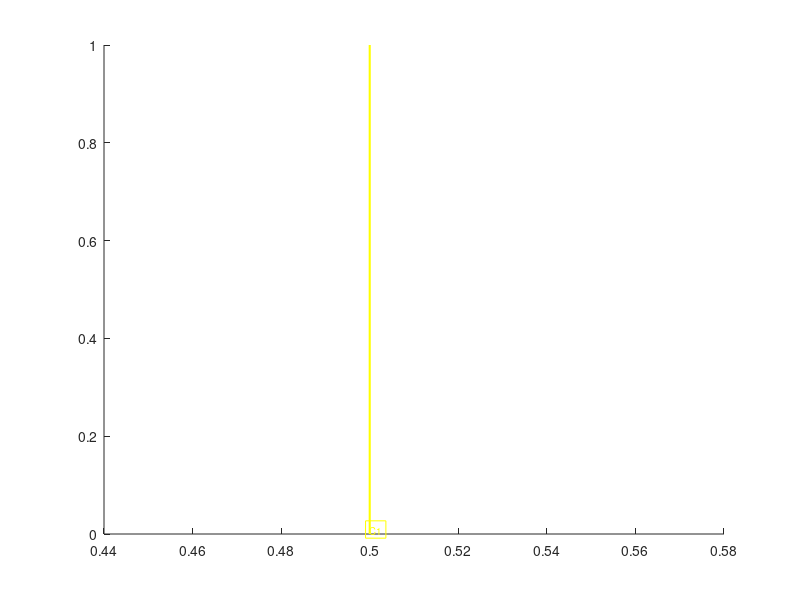

The MATLAB source for this figure: (Note: this script raises an error after producing the figure.)
function NumberOfCursor=CreateCursor(fhandle, NumberOfCursor, AxesList, UserFunction)
% scCreateCursor creates or replaces a vertical cursor
%
% Examples
% n=CreateCursor()
% n=CreateCursor(fighandle)
% n=CreateCursor(fighandle, CursorNumber)
% n=CreateCursor(fighandle, CursorNumber, AxesList)
% n=CreateCursor(fighandle, CursorNumber, AxesList, UserFunction)
%
% Cursors are specific to a figure. If the figure handle is not specified
% in fhandle, the current figure (returned by gcf) will be used.
% CursorNumber is any positive number. If not specified the lowest numbered
% free cursor number will be used. 
%
% AxesList, if supplied and not empty, is vector of axes handles and 
% will restrict the drawing of cursors to the specified axes. Note that
% cursor numbers must be unique to any MATLAB figure but using this feature,
% cursors 1 and 2, for example,  could be applied to one set of axes 
% while 3 and 4 are applied to a second set.
%
% UserFunction, if specified is a function handle or a cell array
% containing a function handle in the first element. The function will be
% called when there is a ButtonUpEvent following movement of the cursor.
% if UserFunction is a cell array, the 2nd and subsequent elements will be
% passed to the function as arguments.
%
% Returns n, the number of the cursor created in the relevant figure.
%
% A record is kept of the cursors in the figure's application data
% area. Cursor n occupies the nth element of a cell array. Each element is
% a structure containing the following fields:
%           Handles:    a list of objects associated with this cursor -
%                       one line for each axes and one or more text objects
%           IsActive:   true if this cursor is currently being moved. False
%                       otherwise. For manual cursors, IsActive is set by a
%                       button down on the cursor and cleared by a button
%                       up. 
% Functions that affect the position of a cursor must explicitly update all
% the objects listed in Handles. A cursor is not presently an object itself.
%
% Revisions: 27.02.07 add restoration of gca
%            30.01.08 add uicontextmenu. Speed up UpdateCursorPosition.
%            14.11.09 add UserFunction argument
%            15.11.09 update text label only on button up - improves speed
%
% -------------------------------------------------------------------------
% Author: Malcolm Lidierth 01/07
% Copyright ?The Author & King's College London 2007-
% -------------------------------------------------------------------------
%

% Note: These functions presently work with 2D views only

% Keep gca to restore current axes at end
current=gca;

% Figure details
if nargin<1
    fhandle=gcf;
end

if nargin<3
    if isappdata(fhandle, 'AxesList')
        % Within sigTOOL figure
        AxesList=getappdata(fhandle, 'AxesList');
        AxesList=AxesList(AxesList>0);
    else
        % Otherwise
        AxesList=sort(findobj(fhandle, 'type', 'axes'));
    end
else
    if isempty(AxesList)
        AxesList=sort(findobj(fhandle, 'type', 'axes'));
    end
end

if nargin<4
    UserFunction=[];
end

% Get cursor info
newhandles=zeros(1, length(AxesList));
Cursors=getappdata(fhandle, 'VerticalCursors');

% Deal with this cursor number

if isempty(Cursors)
    NumberOfCursor=1;
else
    if nargin<2
        FirstEmpty=0;
        if ~isempty(Cursors)
            for i=1:length(Cursors)
                if isempty(Cursors{i})
                    FirstEmpty=i;
                    break
                end
            end
        end
        if FirstEmpty==0
            NumberOfCursor=length(Cursors)+1;
            Cursors{NumberOfCursor}=[];
        else
            NumberOfCursor=FirstEmpty;
        end
    end
end

% Add numel 19.01.08
if ~isempty(Cursors) && numel(Cursors)>NumberOfCursor && ~isempty(Cursors{NumberOfCursor}) &&...
        isfield(Cursors{NumberOfCursor},'CursorIsActive');
    if Cursors{NumberOfCursor}.CursorIsActive==true
        disp('CreateCursor: Ignored attempt to delete the currently active cursor');
        return
    else
        delete(Cursors{NumberOfCursor}.Handles);
    end
end
Cursors{NumberOfCursor}.IsActive=false;
Cursors{NumberOfCursor}.Handles=[];
Cursors{NumberOfCursor}.Type='';


XLim=get(AxesList(end),'XLim');
xhalf=XLim(1)+(0.5*(XLim(2)-XLim(1)));
for i=1:length(AxesList)
    % For each cursor there is a line object in each axes
    subplot(AxesList(i));
        YLim=get(AxesList(i),'YLim');
        newhandles(i)=line([xhalf xhalf], [YLim(1) YLim(2)]);
        Cursors{NumberOfCursor}.Type='2D';
end

Curcolor = [0.63 0.18 0.18]; % for Fig2

% Put a label at the top and make it behave as part of the cursor
% Please change the 'Color'-Curcolor as all graph in this paper
axes(AxesList(1));
YLim=get(AxesList(1),'YLim');
th=text(xhalf, YLim(1), ['C' num2str(NumberOfCursor)],...
    'Tag','Cursor',...
    'UserData', NumberOfCursor,...
    'FontSize', 7,...
    'HorizontalAlignment','left',...
    'VerticalAlignment','bottom',...
    'Color', 'y',... %Curcolor
    'EdgeColor','y',... %Curcolor
    'Clipping','off',...
    'ButtonDownFcn',{@CursorButtonDownFcn});

%     'Color', 'k',...
%     'EdgeColor',[26/255 133/255 5/255],...

% Set line properties en bloc
% Note UserData has the cursor number
if ispc==1
    % Windows
    EraseMode='xor';
else
    % Mac etc: 'xor' may cause problems
    EraseMode='normal';
end
% Please change the 'Color'-Curcolor as all graph in this paper
set(newhandles, 'Tag', 'Cursor',...
    'Color', 'y',...  %Curcolor
    'UserData', NumberOfCursor,...
    'Linewidth',1.5,...
    'Erasemode', EraseMode,...
    'ButtonDownFcn',{@CursorButtonDownFcn, UserFunction});
%     'Color', [26/255 133/255 5/255],...

Cursors{NumberOfCursor}.IsActive=false;
Cursors{NumberOfCursor}.Handles=[newhandles th];

cmenu=uicontextmenu();
uimenu(cmenu, 'Label', 'Delete', 'Callback', @Delete,...
    'UserData', NumberOfCursor);
set(Cursors{NumberOfCursor}.Handles, 'UIContextMenu', cmenu);

setappdata(fhandle, 'VerticalCursors', Cursors);
set(gcf, 'WindowButtonMotionFcn',{@CursorWindowButtonMotionFcn});
% Restore the axes on entry as the current axes
axes(current)
return
end

%--------------------------------------------------------------------------
function CursorButtonDownFcn(hObject, EventData, UserFunction) %#ok<INUSD>
%--------------------------------------------------------------------------
% Make sure we have a left button click
type=get(ancestor(hObject,'figure'), 'SelectionType');
flag=strcmp(type, 'normal');
if flag==0
    % Not so, return and let matlab call the required callback,
    % e.g. the uicontextmenu, which will be in the queue
    return
end;

% Flag the active cursor
Cursors=getappdata(gcf, 'VerticalCursors');
for i=1:length(Cursors)
    if isempty(Cursors{i})
        continue
    end
    if any(Cursors{i}.Handles==hObject)
        % Set flag
        Cursors{i}.IsActive=true;
        break
    end
end
setappdata(gcf, 'VerticalCursors', Cursors);

% Set up
StoreWindowButtonDownFcn=get(gcf,'WindowButtonDownFcn');
StoreWindowButtonUpFcn=get(gcf,'WindowButtonUpFcn');
StoreWindowButtonMotionFcn=get(gcf,'WindowButtonMotionFcn');
% Store these values in the CursorButtonUpFcn persistent variables so they
% can be used/restored later
CursorButtonUpFcn({hObject,...
    StoreWindowButtonDownFcn,...
    StoreWindowButtonUpFcn,...
    StoreWindowButtonMotionFcn});
% Motion callback needs only the current cursor number
CursorButtonMotionFcn({hObject});

% Set up callbacks
set(gcf, 'WindowButtonUpFcn',{@CursorButtonUpFcn, UserFunction});
set(gcf, 'WindowButtonMotionFcn',{@CursorButtonMotionFcn});
return

end

%--------------------------------------------------------------------------
function CursorButtonUpFcn(hObject, EventData, UserFunction) %#ok<INUSD>
%--------------------------------------------------------------------------
% These persistent values are set by a call from CursorButtonDownFcn
persistent ActiveHandle;
persistent StoreWindowButtonDownFcn;
persistent StoreWindowButtonUpFcn;
persistent StoreWindowButtonMotionFcn;

% Called from CursorButtonDownFcn - hObject is a cell with values to seed
% the persistent variables
if iscell(hObject)
    ActiveHandle=hObject{1};
    StoreWindowButtonDownFcn=hObject{2};
    StoreWindowButtonUpFcn=hObject{3};
    StoreWindowButtonMotionFcn=hObject{4};
    return
end

% Called by button up in a figure window - use the stored CurrentCursor
% value
[Handles cpos]=UpdateCursorPosition(ActiveHandle);
% 15.11.09 Update cursor text object(s)
LabelHandle=findobj(Handles, 'Type', 'text');
tpos=get(LabelHandle,'Position');
tpos(1)=cpos(1);
set(LabelHandle,'Position',tpos);
set(LabelHandle, 'Visible', 'on');
    
% Restore the figure's original callbacks - make sure we do this in the
% same figure that we had when the mouse button-down was detected
h=ancestor(ActiveHandle,'figure');
set(h, 'WindowButtonDownFcn', StoreWindowButtonDownFcn);
set(h, 'WindowButtonUpFcn', StoreWindowButtonUpFcn);
set(h, 'WindowButtonMotionFcn',StoreWindowButtonMotionFcn);


% Remove the active cursor flag
Cursors=getappdata(gcf, 'VerticalCursors');
for i=1:length(Cursors)
    if isempty(Cursors{i})
        continue
    end
    if any(Cursors{i}.Handles==ActiveHandle)
        Cursors{i}.IsActive=false;
        break
    end
end
setappdata(gcf, 'VerticalCursors', Cursors);

% Added 14.11.09. Call user specified function on button up
if nargin==3 && ~isempty(UserFunction)
    if iscell(UserFunction)
        UserFunction{1}(UserFunction{2:end});
    else
        UserFunction();
    end
end

return
end

%--------------------------------------------------------------------------
function CursorButtonMotionFcn(hObject, EventData) %#ok<INUSD>
%--------------------------------------------------------------------------
% This replaces the CursorWindowButtonMotionFcn while a cursor is being
% moved
persistent ActiveHandle;

% Called from CursorButtonDownFcn
if iscell(hObject)
    ActiveHandle=hObject{1};
    return
end
%Called by button up
UpdateCursorPosition(ActiveHandle)
return
end

%--------------------------------------------------------------------------
function [a b]=UpdateCursorPosition(ActiveHandle)
%--------------------------------------------------------------------------
% Get the pointer position in the current axes
thisCursor= get(ActiveHandle,'UserData');
cpos=get(gca,'CurrentPoint');

% Get object handles
Cursors=getappdata(ancestor(ActiveHandle, 'figure'), 'VerticalCursors');
Handles=Cursors{thisCursor}.Handles;

% Update cursor line objects
CursorHandles=findobj(Handles, 'Type', 'line');
% ... and update them:
%if cpos(1,1)==cpos(2,1) && cpos(1,2)==cpos(2,2)
    % 2D Cursor
    % Limit to the x-axis limits
    XLim=get(gca,'XLim');
    if cpos(1)<XLim(1)
        cpos(1)=XLim(1);
    end
    if cpos(1)>XLim(2)
        cpos(1)=XLim(2);
    end
    % Update cursor line object(s)
    set(CursorHandles,'XData',[cpos(1) cpos(1)]);
    % 15.11.09
    % Turn cursor text object(s) off for now - updating them while moving
    % slows performance. Update only on button up
    LabelHandle=findobj(Handles, 'Type', 'text');
    set(LabelHandle, 'Visible', 'off');
% else
%     % TODO: Include support for 3D cursors
%     set(CursorHandles,'XData',[cpos(1) cpos(1)]);
%     return
% end

if nargout>0
    a=Handles;
    b=cpos;
end

return
end

%--------------------------------------------------------------------------
function Delete(hObject, EventData)
%--------------------------------------------------------------------------
fhandle=ancestor(hObject, 'figure');
n=get(hObject, 'UserData');
DeleteCursor(fhandle, n);
set(fhandle, 'Pointer', 'arrow');
return
end
